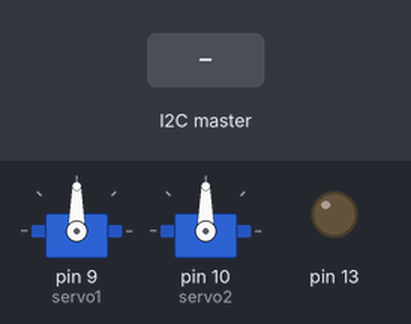
This sketch was run on a simulated Arduino Uno, built with avr-gcc and run on an emulated ATmega328P. On the bench: 2 × servo, output pins drawn as LEDs (lit = HIGH). The inputs (shaded band) are chosen by the test bench.

Above: at 1.2 s.
1.3 s: the I2C master sends the byte 1
At 2.5 s:
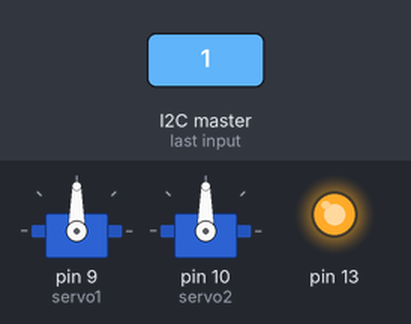
2.8 s: the I2C master sends the byte 0
At 3.9 s:
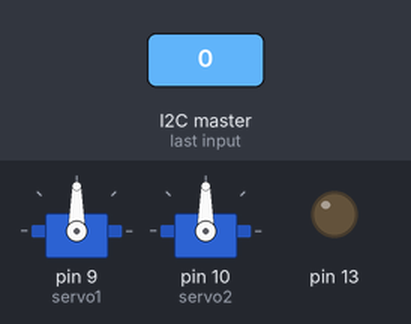
4.3 s: the I2C master sends the byte 2
At 5.0 s:
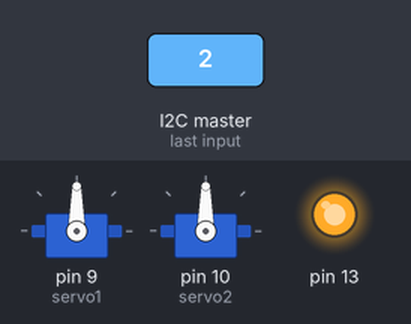
Timing chart, 0 to 7.3 s (numbered marks = the images above; inputs shaded):
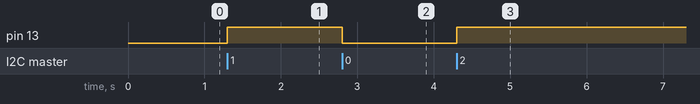

Measured:
- after the input at 1.3 s, pin 13: LOW → HIGH at once
- after the input at 2.8 s, pin 13: HIGH → LOW at once
- after the input at 4.3 s, pin 13: LOW → HIGH at once

The sketch:

bote.ino
```cpp
#include <Servo.h>
#include <Wire.h>

Servo servo1;
Servo servo2;

void setup() {
  pinMode(13, OUTPUT);
  servo1.attach(9);
  servo2.attach(10);
  Wire.begin(6);
  Wire.onReceive(receiveEvent);
}

void receiveEvent(int bytes) {
  while(1){
    int rem = Wire.available();
    if (rem == 0) {
      break;
    }
    int val = Wire.read();
    switch (rem) {
      case 3:
        servo1.write(map(val, 0, 127, 0, 180));
        break;
      case 2:
        servo2.write(map(val, 0, 127, 0, 180));
        break;
      case 1:
        digitalWrite(13, val);
        break;
    }
  }
}

void loop() {
  delay(10);
}
```
